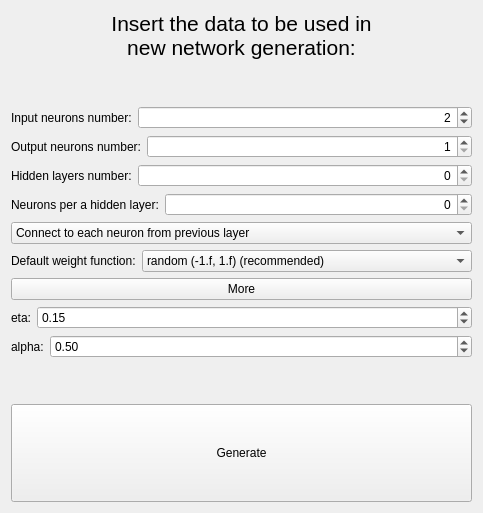
<?xml version="1.0" encoding="UTF-8"?>
<ui version="4.0">
 <class>NetworkGenerationWindowClass</class>
 <widget class="QWidget" name="NetworkGenerationWindowClass">
  <property name="geometry">
   <rect>
    <x>0</x>
    <y>0</y>
    <width>483</width>
    <height>513</height>
   </rect>
  </property>
  <property name="windowTitle">
   <string>Network Generation</string>
  </property>
  <layout class="QVBoxLayout" name="verticalLayout">
   <item>
    <widget class="QLabel" name="label">
     <property name="sizePolicy">
      <sizepolicy hsizetype="Preferred" vsizetype="Fixed">
       <horstretch>0</horstretch>
       <verstretch>0</verstretch>
      </sizepolicy>
     </property>
     <property name="font">
      <font>
       <pointsize>16</pointsize>
      </font>
     </property>
     <property name="text">
      <string>Insert the data to be used in 
new network generation:</string>
     </property>
     <property name="alignment">
      <set>Qt::AlignCenter</set>
     </property>
    </widget>
   </item>
   <item>
    <spacer name="verticalSpacer">
     <property name="orientation">
      <enum>Qt::Vertical</enum>
     </property>
     <property name="sizeType">
      <enum>QSizePolicy::Minimum</enum>
     </property>
     <property name="sizeHint" stdset="0">
      <size>
       <width>20</width>
       <height>40</height>
      </size>
     </property>
    </spacer>
   </item>
   <item>
    <layout class="QHBoxLayout" name="horizontalLayout" stretch="0,1">
     <item>
      <widget class="QLabel" name="label_2">
       <property name="text">
        <string>Input neurons number:</string>
       </property>
      </widget>
     </item>
     <item>
      <widget class="QSpinBox" name="inputs">
       <property name="alignment">
        <set>Qt::AlignRight|Qt::AlignTrailing|Qt::AlignVCenter</set>
       </property>
       <property name="minimum">
        <number>1</number>
       </property>
       <property name="value">
        <number>2</number>
       </property>
      </widget>
     </item>
    </layout>
   </item>
   <item>
    <layout class="QHBoxLayout" name="horizontalLayout_2" stretch="0,1">
     <item>
      <widget class="QLabel" name="label_3">
       <property name="text">
        <string>Output neurons number:</string>
       </property>
      </widget>
     </item>
     <item>
      <widget class="QSpinBox" name="outputs">
       <property name="alignment">
        <set>Qt::AlignRight|Qt::AlignTrailing|Qt::AlignVCenter</set>
       </property>
       <property name="minimum">
        <number>1</number>
       </property>
      </widget>
     </item>
    </layout>
   </item>
   <item>
    <layout class="QHBoxLayout" name="horizontalLayout_3" stretch="0,1">
     <item>
      <widget class="QLabel" name="label_4">
       <property name="text">
        <string>Hidden layers number:</string>
       </property>
      </widget>
     </item>
     <item>
      <widget class="QSpinBox" name="hidden">
       <property name="alignment">
        <set>Qt::AlignRight|Qt::AlignTrailing|Qt::AlignVCenter</set>
       </property>
      </widget>
     </item>
    </layout>
   </item>
   <item>
    <layout class="QHBoxLayout" name="horizontalLayout_4" stretch="0,1">
     <item>
      <widget class="QLabel" name="label_5">
       <property name="text">
        <string>Neurons per a hidden layer:</string>
       </property>
      </widget>
     </item>
     <item>
      <widget class="QSpinBox" name="per_hidden">
       <property name="alignment">
        <set>Qt::AlignRight|Qt::AlignTrailing|Qt::AlignVCenter</set>
       </property>
      </widget>
     </item>
    </layout>
   </item>
   <item>
    <widget class="QComboBox" name="connection">
     <item>
      <property name="text">
       <string>Connect to each neuron from previous layer</string>
      </property>
     </item>
     <item>
      <property name="text">
       <string>Connect to each neuron from previous layer including bias neuron</string>
      </property>
     </item>
     <item>
      <property name="text">
       <string>No connections (Not recommended)</string>
      </property>
     </item>
    </widget>
   </item>
   <item>
    <layout class="QHBoxLayout" name="horizontalLayout_5" stretch="0,1">
     <item>
      <widget class="QLabel" name="label_6">
       <property name="text">
        <string>Default weight function:</string>
       </property>
      </widget>
     </item>
     <item>
      <widget class="QComboBox" name="default_weight">
       <item>
        <property name="text">
         <string>random (-1.f, 1.f) (recommended)</string>
        </property>
       </item>
       <item>
        <property name="text">
         <string>random (0.f, 1.f)</string>
        </property>
       </item>
       <item>
        <property name="text">
         <string>random (-1.f, 0.f)</string>
        </property>
       </item>
       <item>
        <property name="text">
         <string>1.f</string>
        </property>
       </item>
       <item>
        <property name="text">
         <string>0.5f</string>
        </property>
       </item>
       <item>
        <property name="text">
         <string>0.f (Not recommended)</string>
        </property>
       </item>
       <item>
        <property name="text">
         <string>-0.5f</string>
        </property>
       </item>
       <item>
        <property name="text">
         <string>-1.f</string>
        </property>
       </item>
      </widget>
     </item>
    </layout>
   </item>
   <item>
    <widget class="QPushButton" name="moreButton">
     <property name="text">
      <string>More</string>
     </property>
    </widget>
   </item>
   <item>
    <layout class="QHBoxLayout" name="horizontalLayout_6" stretch="0,1">
     <item>
      <widget class="QLabel" name="label_7">
       <property name="text">
        <string>eta:</string>
       </property>
      </widget>
     </item>
     <item>
      <widget class="QDoubleSpinBox" name="eta">
       <property name="maximum">
        <double>1.000000000000000</double>
       </property>
       <property name="singleStep">
        <double>0.050000000000000</double>
       </property>
       <property name="value">
        <double>0.150000000000000</double>
       </property>
      </widget>
     </item>
    </layout>
   </item>
   <item>
    <layout class="QHBoxLayout" name="horizontalLayout_7" stretch="0,1">
     <item>
      <widget class="QLabel" name="label_8">
       <property name="text">
        <string>alpha:</string>
       </property>
      </widget>
     </item>
     <item>
      <widget class="QDoubleSpinBox" name="alpha">
       <property name="maximum">
        <double>1.000000000000000</double>
       </property>
       <property name="singleStep">
        <double>0.050000000000000</double>
       </property>
       <property name="value">
        <double>0.500000000000000</double>
       </property>
      </widget>
     </item>
    </layout>
   </item>
   <item>
    <spacer name="verticalSpacer_2">
     <property name="orientation">
      <enum>Qt::Vertical</enum>
     </property>
     <property name="sizeType">
      <enum>QSizePolicy::Minimum</enum>
     </property>
     <property name="sizeHint" stdset="0">
      <size>
       <width>20</width>
       <height>40</height>
      </size>
     </property>
    </spacer>
   </item>
   <item>
    <widget class="QPushButton" name="pushButton">
     <property name="sizePolicy">
      <sizepolicy hsizetype="Minimum" vsizetype="Minimum">
       <horstretch>0</horstretch>
       <verstretch>0</verstretch>
      </sizepolicy>
     </property>
     <property name="text">
      <string>Generate</string>
     </property>
    </widget>
   </item>
  </layout>
 </widget>
 <layoutdefault spacing="6" margin="11"/>
 <resources/>
 <connections/>
</ui>
